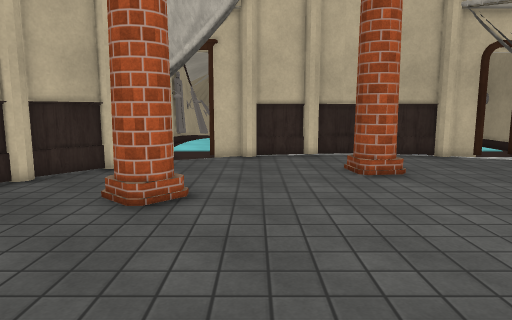
view 1 (above)

22 first-person views from a walk through a scene from a Unity 3-D project. The camera is 1.3 m above the floor, tilts 8° down and sees 70° across. The floor is counted in squares, 0.5 m on a side. Each view is taken from the middle of a square. On the plan, view 1 faces up. The plan holds only what a view shows up to about 20 squares ahead; the rest is blank. The place goes on beyond the plan. The player character is not drawn. Door leaves are left out, so doorways stand open. Some surface patterns are stand-ins.

view 2
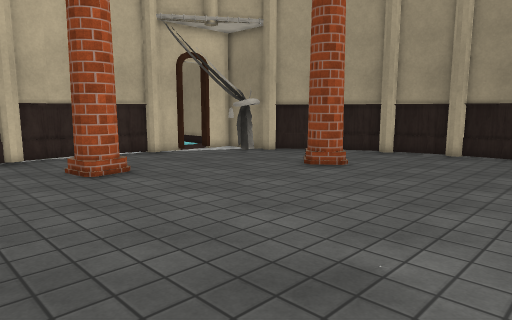

view 3
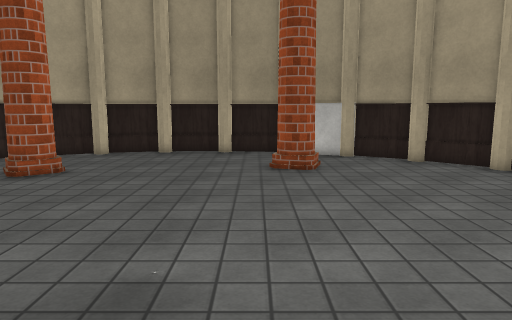

view 4
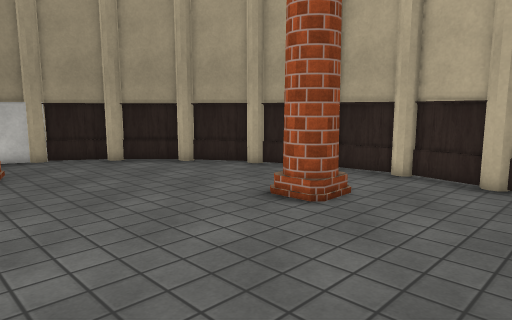

view 5
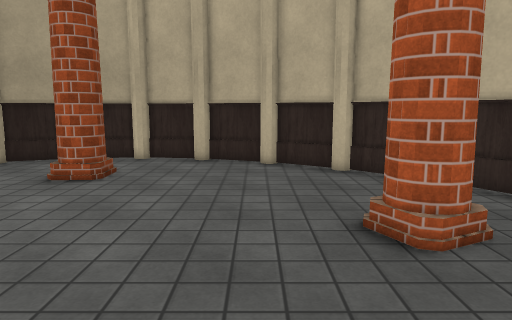

view 6
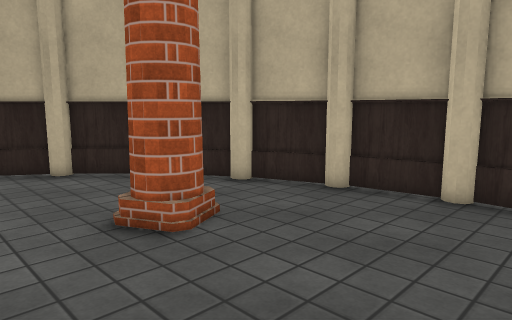

view 7
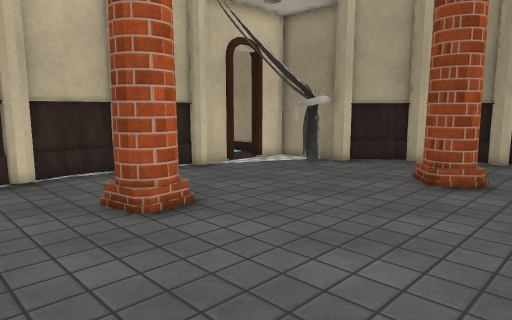

view 8
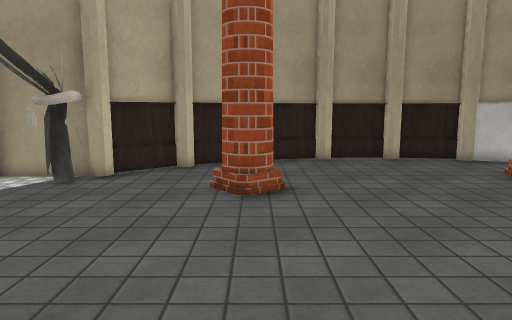

view 9
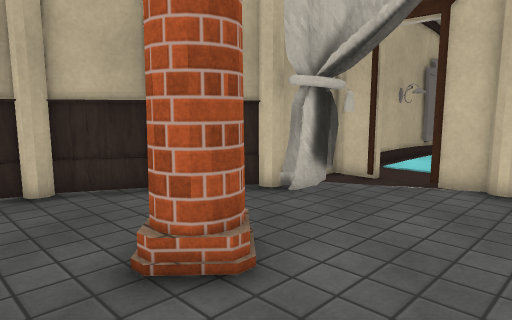

view 10
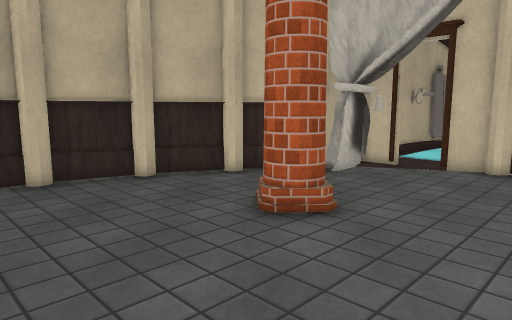

view 11
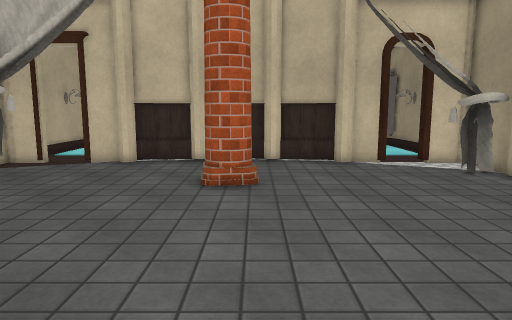

view 12
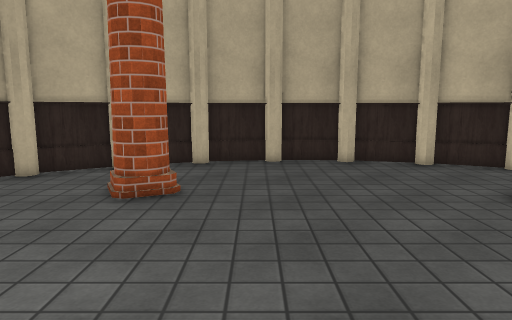

view 13
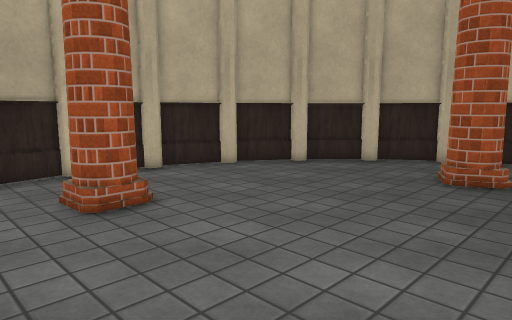

view 14
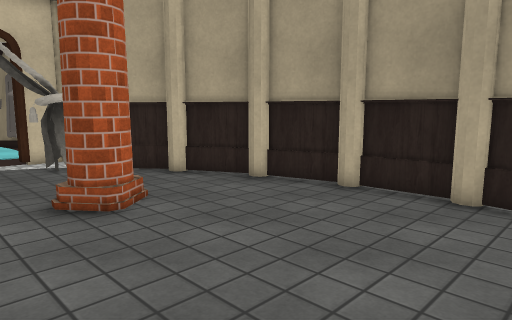

view 15
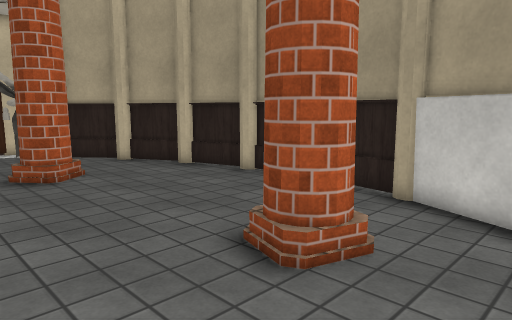

view 16
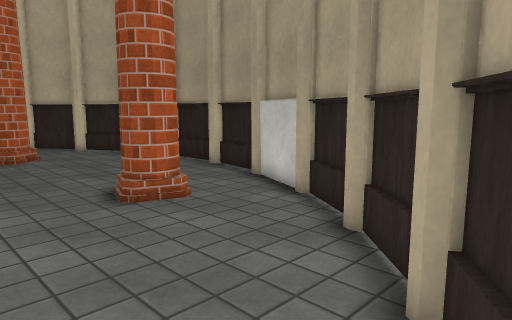

view 17
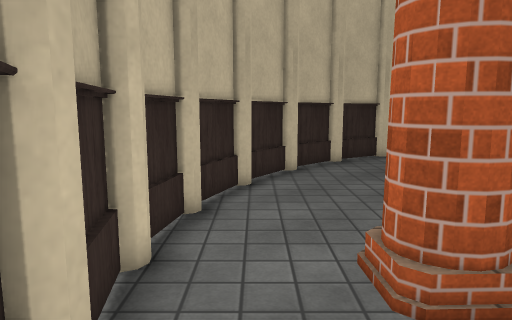

view 18
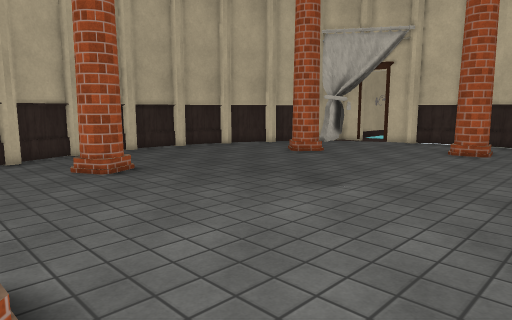

view 19
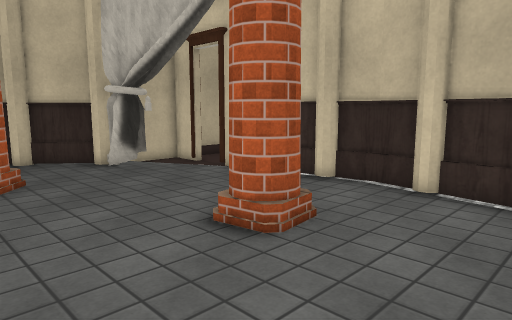

view 20
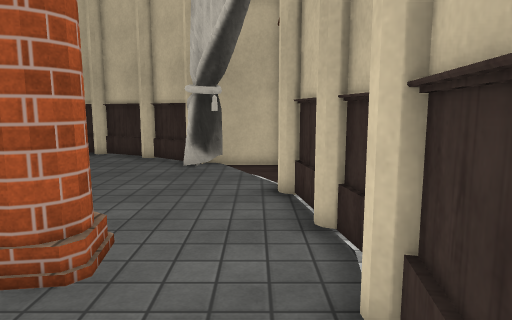

view 21
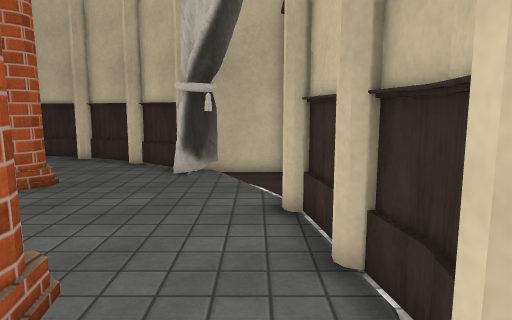

view 22
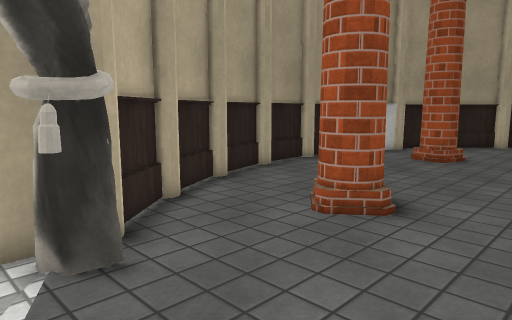

### Floor plan
Key: @ floor where view 1 was taken; # wall or solid block; . floor; D open door; O other object.
Columns run from 11 left of view 1 to 21 right of it. Each row starts with its distance up from view 1.
 21       #..    #######   #D.#
 20     ###DD######...######DD##
 19     #......................#
 18     #.O..................OO #
 17     #OOO.................OOO#
 16     ##O........###........O##
 15    ##..........###..........##
 14   ##.........................##
 13   ##.........................##
 12  ##....##.....................#
 11  #.....##...............###...##
 10 ##.....##...............###....#
  9 ##.............................##
  8 #...............................#
  7 #...............................#
  6 #...............................#
  5 #...............................#
  4 #...............................#
  3 #...............................#
  2 #...............................#
  1 #...............................#
  0 #..........@..............##....#
 -1 ##....##..................##...##
 -2  #....##..................##...#
 -3  #............................##
 -4  ##...........................##
 -5   ##.........................##
 -6    #.........................#
 -7    ##.......................##
 -8     ##..........##.........##
 -9      ##.........##........##
-10       ###...............###
-11         ##.............##
-12          #####.....#####
-13             #########

Where each view was taken, in squares from view 1:
view 1: 0 up, 0 right, facing up
view 2: 0 up, 1 left, facing up-right
view 3: 1 up, 1 left, facing right
view 4: 1 up, 1 left, facing down-right
view 5: 6 up, 1 left, facing down
view 6: 6 up, 0 right, facing down-left
view 7: 6 up, 0 right, facing up-right
view 8: 10 up, 2 right, facing right
view 9: 7 up, 2 right, facing up-left
view 10: 3 up, 3 right, facing up-left
view 11: 2 up, 6 right, facing up
view 12: 2 up, 7 right, facing left
view 13: 2 up, 10 right, facing down-left
view 14: 0 up, 10 right, facing up-right
view 15: 5 down, 10 right, facing up-right
view 16: 11 down, 10 right, facing up-right
view 17: 11 down, 11 right, facing left
view 18: 8 down, 11 right, facing up-left
view 19: 9 up, 11 right, facing up-left
view 20: 19 up, 11 right, facing left
view 21: 19 up, 9 right, facing left
view 22: 19 up, 9 right, facing down-right
